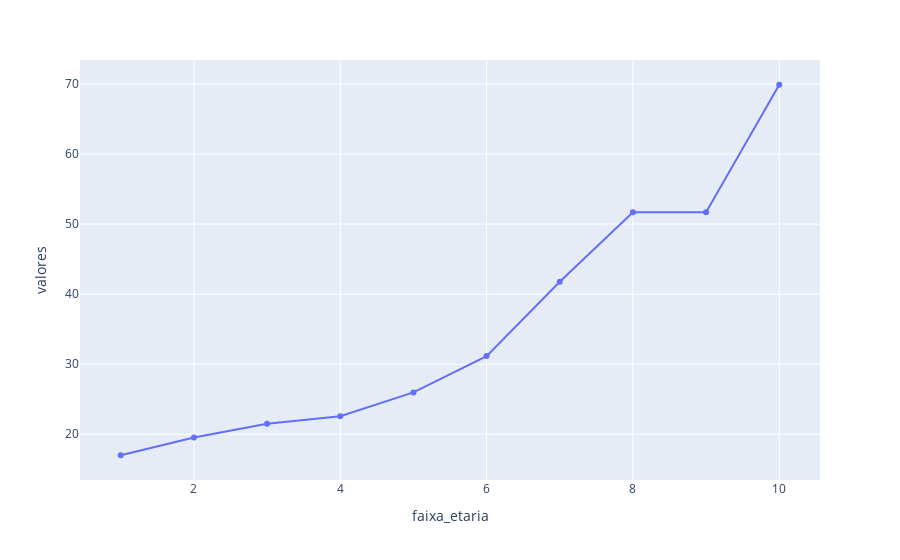

Here is the notebook cell this chart was saved with:
### Code cell
#VCM minimo
dic = {
   'faixa_etaria': [1,2,3,4,5,6,7,8,9,10],
    'valores': vcm_min
}

resultado = pd.DataFrame(dic)
fig = px.line(resultado, x='faixa_etaria', y = 'valores', markers=True)
fig.show()

### Figure 1 — Plotly figure (JSON) as saved in the notebook; plotly's stock layout.template omitted (floating-point values rounded to 4 significant figures)
{"data": [{"hovertemplate": "faixa_etaria=%{x}<br>valores=%{y}<extra></extra>", "legendgroup": "", "line": {"color": "#636efa", "dash": "solid"}, "marker": {"symbol": "circle"}, "mode": "markers+lines", "name": "", "orientation": "v", "showlegend": false, "type": "scatter", "x": [1, 2, 3, 4, 5, 6, 7, 8, 9, 10], "xaxis": "x", "y": [17, 19.53, 21.5, 22.57, 25.97, 31.16, 41.77, 51.69, 51.68, 69.9], "yaxis": "y"}], "layout": {"legend": {"tracegroupgap": 0}, "margin": {"t": 60}, "xaxis": {"anchor": "y", "domain": [0, 1], "title": {"text": "faixa_etaria"}}, "yaxis": {"anchor": "x", "domain": [0, 1], "title": {"text": "valores"}}}}
